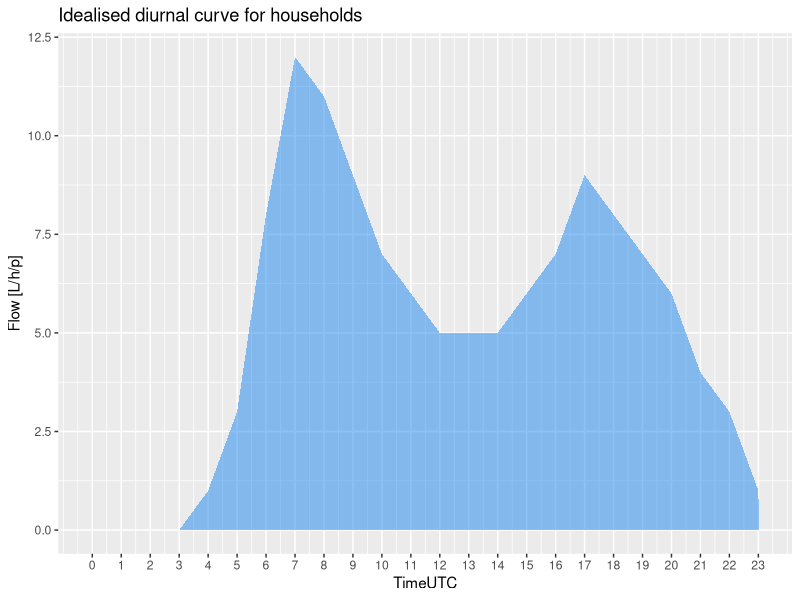
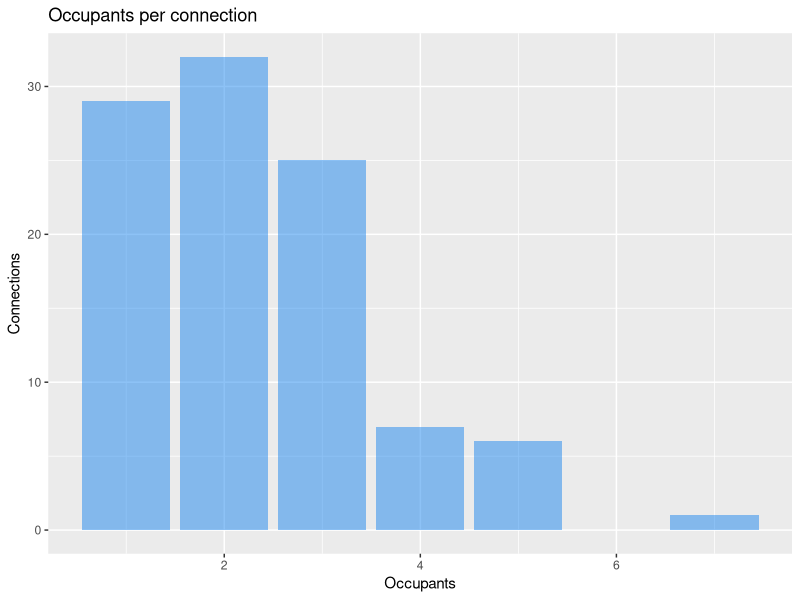
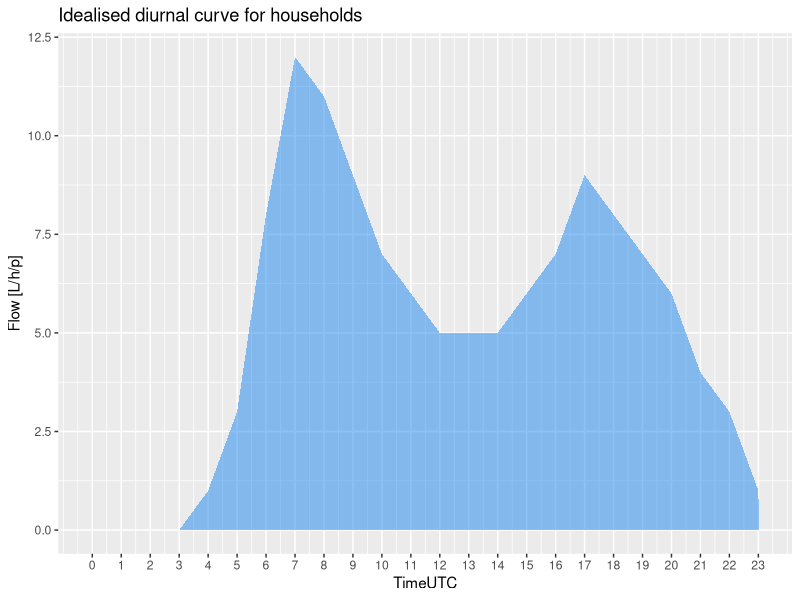
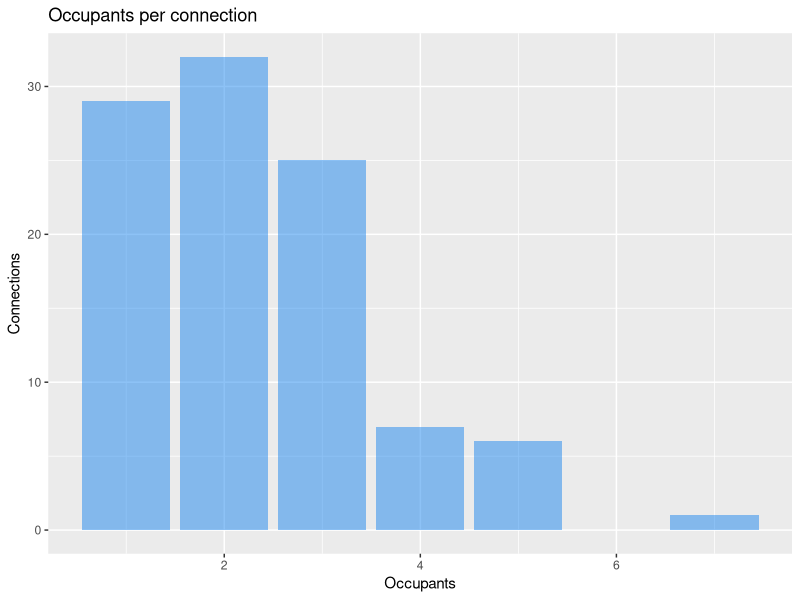

Write R code to recreate these figures, in order. (Note: this script raises an error after producing the figures.)
# Digital Metering Simulation
# https://r.prevos.net/simulating-water-consumption/ 

# Libraries
library(tidyverse)
# Boundary conditions
n <- 100 # Number of simulated meters
d <- 366 # Number of days to simulate
s <- as.POSIXct("2020-01-01", tz = "UTC") # Start of simulation

set.seed(1969) # Seed random number generator for reproducibility
rtu <- sample(1E6:2E6, n, replace = FALSE) # 6-digit id
offset <- sample(0:3599, n, replace = TRUE) # Unique Random offset for each RTU

# Generic Diurnal Curve
diurnal <- round(c(1.36, 1.085, 0.98, 1.05, 1.58, 3.87, 9.37, 13.3, 12.1, 10.3, 8.44, 7.04, 6.11, 5.68, 5.58, 6.67, 8.32, 10.0, 9.37, 7.73, 6.59, 5.18, 3.55, 2.11)) - 1
data.frame(TimeUTC = 0:23,
           Flow = diurnal) %>% 
  ggplot(aes(x = TimeUTC, y = Flow)) + 
  geom_area(fill = "dodgerblue2", alpha = 0.5) +
  scale_x_continuous(breaks = 0:23) + ylab("Flow [L/h/p]") + 
  ggtitle("Idealised diurnal curve for households")
ggsave("Hydroinformatics/DigitalMetering/diurnal_curve.png", dpi = 300)

tdiff <- 11
diurnal <- c(diurnal[(tdiff + 1): 24], diurnal[1:tdiff])

# Occupants
occupants <- rpois(n, 1.5) + 1 # Number of occupants per connection
as.data.frame(occupants) %>%
  ggplot(aes(occupants)) + geom_bar(fill = "dodgerblue2", alpha = 0.5) + 
  xlab("Occupants") + ylab("Connections") + ggtitle("Occupants per connection")
ggsave("Hydroinformatics/DigitalMetering/occupants.png", dpi = 300)

# Leak simulation
leaks <- rbinom(n, 1, prob = .1) * sample(10:50, n, replace = TRUE)
data.frame(DevEUI = rtu, Leak = leaks) %>%
  subset(Leak > 0)

# Digital metering data simulation
meter_reads <- matrix(ncol = 5, nrow = 24 * n * d)
colnames(meter_reads) <- c("DevEUI", "TimeStampUTC", "Count", "Forced", "Tamper")

for (i in 1:n) {
  r <- ((i - 1) * 24 * d + 1):(i * 24 * d)
  meter_reads[r, 1] <- rep(rtu[i], each = (24 * d))
  meter_reads[r, 2] <- seq.POSIXt(s, by = "hour", length.out = 24 * d) + offset[i]
  meter_reads[r, 3] <- round(cumsum((rep(diurnal * occupants[i], d) + leaks[i]) * 
                                      runif(24 * d, 0.9, 1.1))/5)
  meter_reads[r,4] <- 0
  meter_reads[r,5] <- sample(c(rep(0,1000), 1, 2), (24 * d), replace = TRUE)
} 

meter_reads <- meter_reads %>% 
  as_data_frame() %>%
  mutate(TimeStampUTC = as.POSIXct(TimeStampUTC, origin = "1970-01-01", tz ="UTC"))
meter_reads

# Missing Data Points

# Initialise temp variable
meter_reads <- mutate(meter_reads, remove = 0)
# Define faulty RTUs (2% of fleet)
faulty <- rtu[rbinom(n, 1, prob = 0.02) == 1]
meter_reads$remove[meter_reads$DevEUI %in% faulty] <- rbinom(sum(meter_reads$DevEUI %in% faulty), 1, prob = .95)

# Data loss
missing <- sample(1:(nrow(meter_reads) - 5), 0.01 * nrow(meter_reads))
for (m in missing){
  meter_reads[m:(m + sample(1:5, 1)), "remove"] <- 1
}

# Remove data points
meter_reads <- filter(meter_reads, remove == 0) %>%
  select(-remove)

# Store data
write.csv(meter_reads, "Hydroinformatics/DigitalMetering/meter_reads.csv", row.names = FALSE)

# Visualise
filter(meter_reads, DevEUI %in% rtu[2]) %>%
  mutate(TimeStampAEST = as.POSIXct(format(TimeStampUTC, 
                                           tz = "Australia/Melbourne"))) %>%
  filter(TimeStampAEST >= as.POSIXct("2020-02-06") & 
         TimeStampAEST <= as.POSIXct("2020-02-08")) %>%
  arrange(DevEUI, TimeStampAEST) %>% 
  ggplot(aes(x = TimeStampAEST, y = Count, colour = factor(DevEUI)))  + 
    geom_line() + geom_point() 

ggsave("Hydroinformatics/DigitalMetering/consumption.png", dpi = 300)



